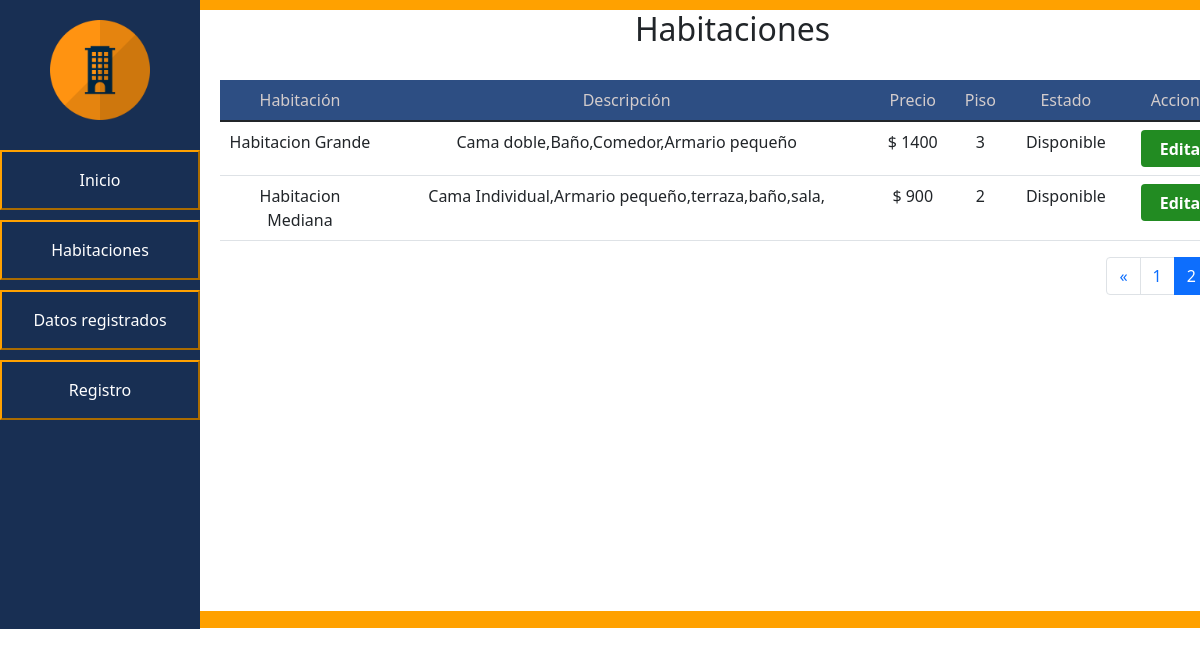
The page /PHP/registro.php?pagina=2 on the database its author committed.
### tables this page shows
CREATE TABLE `habitacion` (
  `idHabitacion` int(11) NOT NULL,
  `NombreHab` varchar(45) NOT NULL,
  `Descripcion` varchar(50) NOT NULL,
  `Precio` int(10) NOT NULL,
  `Piso` int(10) NOT NULL,
  `Estado` varchar(20) NOT NULL
);

### PHP/registro.php (the view, shortened to what this page needs)
<!DOCTYPE html>
<html>
<head>
    <link href="https://cdn.jsdelivr.net/npm/bootstrap@5.1.3/dist/css/bootstrap.min.css" rel="stylesheet">
    <link rel="stylesheet" type="text/css" href="../css/styles-registro.css">
</head>
<body>
	<div id="general">
		<div id="navegacion">
			<div id="navegacion-alineacion">
				<img src="..\img\img2.png" id="img1">
				<a href="index.php">
					<button class="animacion-btn" id="btn">Inicio</button>
				</a>
                <a href="habitaciones.php">
					<button class="animacion-btn" id="btn">Habitaciones</button>
				</a>
				<a href="datos-registrados.php">
					<button class="animacion-btn" id="btn">Datos registrados</button>
				</a>
                <a href="registro.php?pagina=1">
                    <button class="animacion-btn" id="btn" > Registro </button>
                </a>
			</div>
		</div>
		<div id="cuerpo">
			<div id="contenido-cuerpo">
                <h2 style="text-align: center;"> Habitaciones </h2>
                <br>
                        <table class="table table-hover" id="alineacion-tabla">
                            <thead>
                            <tr class="tittletables">
                                <th class="tamañocelda" scope="col">Habitación</th>
                                <th scope="col">Descripción</th>
                                <th scope="col">Precio</th>
                                <th scope="col">Piso</th>
                                <th scope="col">Estado</th>
                                <th scope="col">Acciones</th>
                            </tr>
                            </thead>
                            <tbody>
                            <?php $cont = include ("conexion.php");
                            $consulta="SELECT * FROM habitacion";
                            $resultado = mysqli_query($enlace,$consulta);
                            $articulos_por_pagina=3;
                            $articulos_totales=mysqli_num_rows($resultado);
                            $paginas=$articulos_totales/3;
                            $paginas=ceil($paginas);
                            $contador=($_GET['pagina']-1)*$articulos_por_pagina;
                            $consulta_1="SELECT * FROM habitacion LIMIT $contador,$articulos_por_pagina";
                            $resultado_1=mysqli_query($enlace,$consulta_1);
                            while ($mostrar=mysqli_fetch_array($resultado_1)){
                            ?>
                                <tr class="<?php echo ($mostrar['Estado']=="Ocupada")?'disponibilidad':'sin-color' ?>">
                                    <td > <?php echo $mostrar['NombreHab'] ?> </td>
                                    <td > <?php echo $mostrar['Descripcion'] ?> </td>
                                    <td >$ <?php echo $mostrar['Precio'] ?> </td>
                                    <td > <?php echo $mostrar['Piso'] ?> </td>
                                    <td > <?php echo $mostrar['Estado'] ?> </td>
                                    <td>
                                        <button type="button" class="buttonedit" data-bs-toggle="modal" data-bs-target="#editmodal<?php echo $mostrar['idHabitacion'];?>">
                                            Editar
                                        </button>
                                    </td>
                                </tr>
                            <?php
                            }
                            ?>
                            </tbody>
                        </table>
                        <nav class="alineacion" aria-label="Page navigation example">
                            <ul class="pagination" >
                                <li class="page-item <?php echo $_GET['pagina']<= 1 ? 'disabled':'' ?>">
                                    <a class="page-link"
                                       href="registro.php?pagina=<?php echo $_GET['pagina']-1 ?>" aria-label="Previous">
                                        <span aria-hidden="true">&laquo;</span>
                                    </a>
                                </li>
                                <?php for($i=0;$i<$paginas;$i++): ?>
                                <li class="page-item <?php echo $_GET['pagina']==$i+1 ?'active': '' ?>">
                                    <a class="page-link" href="registro.php?pagina=<?php echo $i+1 ?>">
                                        <?php echo $i+1 ?>
                                    </a>
                                </li>
                                <?php endfor; ?>
                            </ul>
                        </nav>
            </div>
        </div>
</body>
</html>

### css/styles-registro.css (style rules this page uses)
body { margin: 0; }
#general { display: flex; }
#navegacion { float: left; background-color: #182F53; height: 629px; width: 200px }
#btn { background-color: #182F53; color: white; margin-top:10px; width: 200px; height: 60px; }
#navegacion-alineacion { margin-top: 20px; }
#img1 { height: 100px; margin-left: 50px; margin-bottom:20px; }
.animacion-btn { border-color: #FFA100; color: black; background-image: -webkit-linear-gradient(45deg, #FFA100 50%, transparent 50%); background-image: linear-gradient(45deg, #FFA100 50%, transparent 50%); background-position: 100%; background-size: 400%; -webkit-transition: background 300ms ease-in-out; transition: background 300ms ease-in-out; }
#cuerpo { background-color: #FFA100; height: 628px; width: 100%; overflow: scroll; }
#contenido-cuerpo { background-color: white; height: 601px; width: 1065px; margin: auto; margin-top: 10px; }
#alineacion-tabla { width: 1024px; margin-left: 20px; }
table,tr,th { text-align: center; font-weight: normal; }
th { padding-left: 18px; padding-right: 18px; }
.tittletables { background: #2d4e83; color: #d3cccc; margin-left: 29px; margin-right: 23px; }
.tamañocelda { width: 160px; }
.alineacion { float: right; margin-right: 23px; }
.buttonedit { width: 85px; height: 37px; color: #ffffff; font-weight: bold; display: inline-block; padding: 6px 12px; font-size: 16px; text-align: center; cursor: pointer; background-image: none; border: 1px solid transparent; border-radius: 4px; outline: 0; background-color: forestgreen; align-content: center; }

### rows shown on the page
habitacion: NombreHab "Habitacion Grande", Descripcion "Cama doble,Baño,Comedor,Armario pequeño", Precio "1400", Piso "3", Estado "Disponible"
habitacion: NombreHab "Habitacion Mediana", Descripcion "Cama Individual,Armario pequeño,terraza,baño,sala,", Precio "900", Piso "2", Estado "Disponible"
